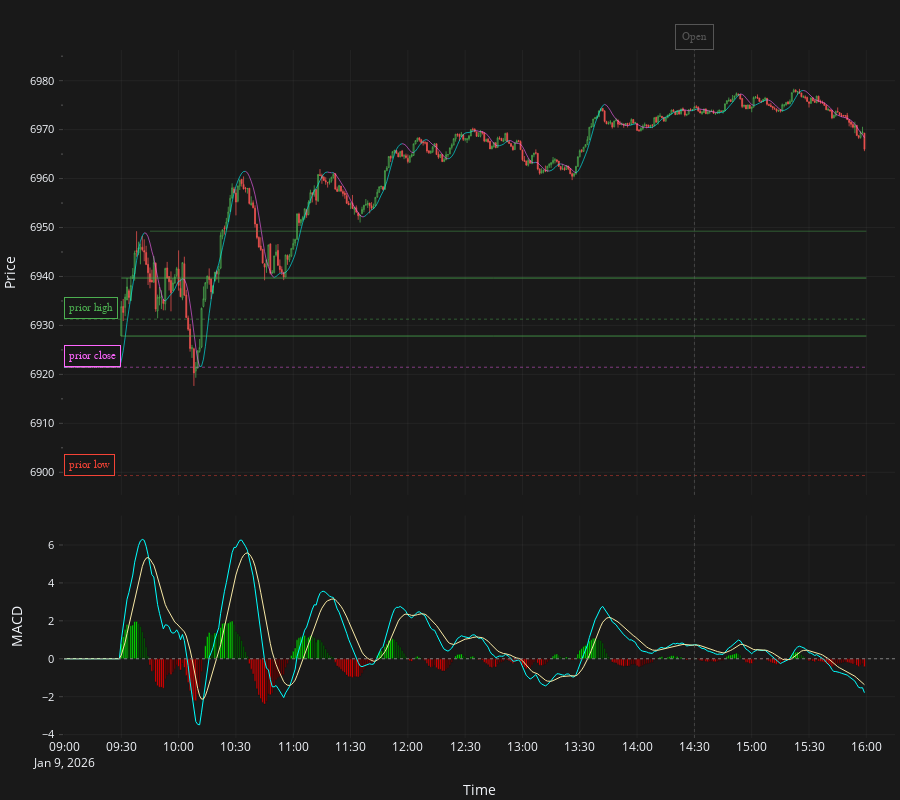

The notebook cell saved with this chart:
### Code cell
candles: pl.DataFrame = streamer.download(
    symbol=candle_symbol,
    start=start,
    stop=stop,
    debug_mode=True,
)

# Filter out any rows where an OHLC price is 0 (invalid for active securities)
_initial_len = candles.height
candles = candles.filter(
    (pl.col("open") != 0)
    & (pl.col("high") != 0)
    & (pl.col("low") != 0)
    & (pl.col("close") != 0)
)
_removed = _initial_len - candles.height
print(
    f"Removed {_removed} zero-price rows out of {_initial_len} total ({(_removed / _initial_len * 100) if _initial_len else 0:.2f}%)."
)

df_macd = macd(
    candles, prior_close=prior_day.close, fast_length=12, slow_length=26, macd_length=9
)

plot_macd_with_hull(
    df_macd,
    pad_value=prior_day.close,
    start_time=start,
    end_time=stop + timedelta(minutes=15),
    horizontal_lines=levels,
    vertical_lines=executions,
)
